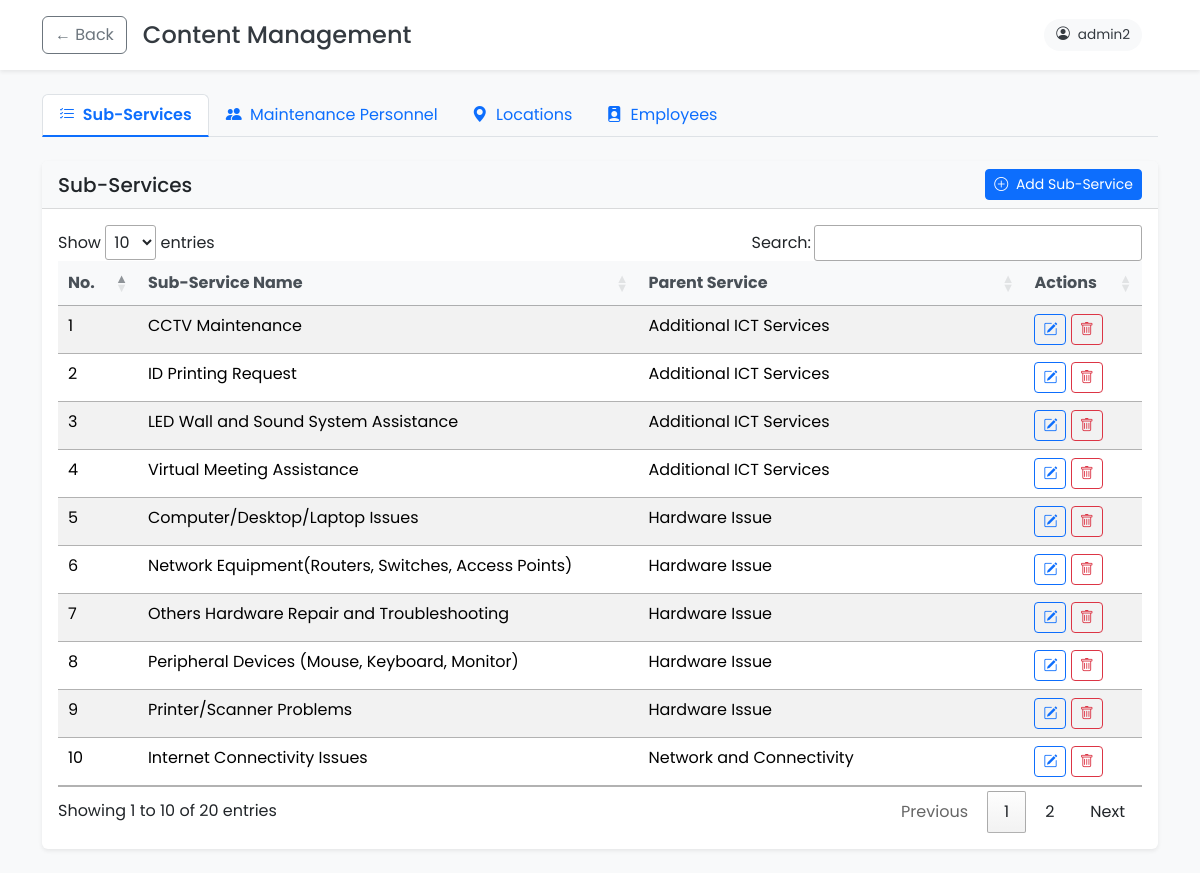
Screenshot of /admin/content-management.php (signed in) with the database file from the repository.
### tables this page shows
CREATE TABLE `sub_service` (
  `id` int(11) NOT NULL,
  `name` varchar(255) NOT NULL,
  `service_id` int(11) NOT NULL,
  `created_at` timestamp NOT NULL DEFAULT current_timestamp(),
  `is_deleted` enum('0','1') NOT NULL DEFAULT '0'
);

CREATE TABLE `service` (
  `id` int(11) NOT NULL,
  `name` varchar(255) NOT NULL,
  `created_at` timestamp NOT NULL DEFAULT current_timestamp(),
  `is_deleted` enum('0','1') NOT NULL DEFAULT '0'
);

### admin/content-management.php (the view, shortened to what this page needs)
<?php
require_once "../database/config.php";
$validTabs = ['services', 'personnel', 'locations', 'employees'];
$activeTab = in_array($_GET['tab'] ?? '', $validTabs) ? $_GET['tab'] : 'services';
$currentUser = $_SESSION['user_id'];
switch ($activeTab) {
    case 'services':
        try {
            $services = $pdo->query(
                "SELECT s.id, s.name, s.service_id, p.name as parent_service_name
                 FROM sub_service s
                 LEFT JOIN service p ON s.service_id = p.id
                 WHERE s.is_deleted = '0'
                 ORDER BY p.name, s.name"
            )->fetchAll(PDO::FETCH_ASSOC);
        } catch (PDOException $e) {
            $errorMessage = "Database error";
            $parentServices = $services = [];
        }
        break;
}
?>
<!DOCTYPE html>
<html lang="en">
<head>
    <link href="../node_modules/bootstrap/dist/css/bootstrap.min.css" rel="stylesheet">
    <link rel="stylesheet" href="../node_modules/sweetalert2/dist/sweetalert2.min.css">
    <link rel="stylesheet" href="../css/global.css">
    <link rel="stylesheet" href="../css/content-management.css">
    <link rel="stylesheet" href="https://cdn.jsdelivr.net/npm/bootstrap-icons@1.8.0/font/bootstrap-icons.css">
    <link href="https://cdn.datatables.net/1.12.1/css/jquery.dataTables.min.css" rel="stylesheet">
</head>
<body class="h-100">
    <header class="page-header"
        style="background-color:#fff; box-shadow:0 0.125rem 0.25rem rgba(0,0,0,0.075); margin-bottom:1.5rem; padding:1rem 0">
        <div class="container">
            <div class="row align-items-center">
                <div class="col-md-6">
                    <div class="d-flex align-items-center">
                        <a class="btn btn-outline-secondary me-3" href="index.php">&larr; Back</a>
                        <h4 class="m-0">Content Management</h4>
                    </div>
                </div>
                <div class="col-md-6 text-end">
                    <div class="user-info me-3">
                        <i class="bi bi-person-circle me-2"></i>
                        <span><?= htmlspecialchars($currentUser) ?></span>
                    </div>
                </div>
            </div>
        </div>
    </header>
    <div class="container">
        <ul class="nav nav-tabs mb-4">
            <?php
            $tabs = [
                'services' => ['icon' => 'bi-list-check', 'label' => 'Sub-Services'],
                'personnel' => ['icon' => 'bi-people-fill', 'label' => 'Maintenance Personnel'],
                'locations' => ['icon' => 'bi-geo-alt-fill', 'label' => 'Locations'],
                'employees' => ['icon' => 'bi-person-badge-fill', 'label' => 'Employees']
            ];
            foreach ($tabs as $tab => $info): ?>
                <li class="nav-item">
                    <a class="nav-link <?= $activeTab === $tab ? 'active' : '' ?>" href="?tab=<?= $tab ?>">
                        <i class="bi <?= $info['icon'] ?> me-1"></i> <?= $info['label'] ?>
                    </a>
                </li>
            <?php endforeach; ?>
        </ul>
        <?php if ($activeTab === 'personnel'): ?>
            <div class="card mb-4 h-100">
                <div class="card-header d-flex justify-content-between align-items-center">
                    <h5 class="mb-0">Maintenance Personnel</h5>
                    <button type="button" class="btn btn-sm btn-primary" data-bs-toggle="modal"
                        data-bs-target="#addPersonnelModal">
                        <i class="bi bi-plus-circle me-1"></i> Add Personnel
                    </button>
                </div>
                <div class="card-body">
                    <div class="table-responsive">
                        <table class="table table-striped table-hover datatable">
                            <thead>
                                <tr>
                                    <th>No.</th>
                                    <th>First Name</th>
                                    <th>Middle Name</th>
                                    <th>Last Name</th>
                                    <th>Actions</th>
                                </tr>
                            </thead>
                            <tbody>
                                <?php foreach ($personnel ?? [] as $index => $person): ?>
                                    <tr>
                                        <td><?= $index + 1 ?></td>
                                        <td><?= htmlspecialchars($person['first_name']) ?></td>
                                        <td><?= htmlspecialchars($person['middle_name'] ?? '') ?></td>
                                        <td><?= htmlspecialchars($person['last_name']) ?></td>
                                        <td class="action-buttons">
                                            <button type="button" class="btn btn-sm btn-outline-primary" onclick='editPersonnel(
                                                    <?= (int) $person["id"] ?>,
                                                    <?= json_encode($person["first_name"]) ?>,
                                                    <?= json_encode($person["middle_name"] ?? "") ?>,
                                                    <?= json_encode($person["last_name"]) ?>
                                                )'>
                                                <i class="bi bi-pencil-square"></i>
                                            </button>
                                            <button type="button" class="btn btn-sm btn-outline-danger" onclick='confirmDeletePersonnel(
                                                    <?= (int) $person["id"] ?>,
                                                    <?= json_encode($person["first_name"] . " " . $person["last_name"]) ?>
                                                )'>
                                                <i class="bi bi-trash"></i>
                                            </button>
                                        </td>
                                    </tr>
                                <?php endforeach; ?>
                                <?php if (empty($personnel ?? [])): ?>
                                    <tr>
                                        <td colspan="5" class="text-center">No personnel records found</td>
                                    </tr>
                                <?php endif; ?>
                            </tbody>
                        </table>
                    </div>
                </div>
            </div>
        <?php elseif ($activeTab === 'services'): ?>
            <div class="card mb-4 h-100">
                <div class="card-header d-flex justify-content-between align-items-center">
                    <h5 class="mb-0">Sub-Services</h5>
                    <button type="button" class="btn btn-sm btn-primary" data-bs-toggle="modal"
                        data-bs-target="#addServiceModal">
                        <i class="bi bi-plus-circle me-1"></i> Add Sub-Service
                    </button>
                </div>
                <div class="card-body">
                    <div class="table-responsive">
                        <table class="table table-striped table-hover datatable">
                            <thead>
                                <tr>
                                    <th>No.</th>
                                    <th>Sub-Service Name</th>
                                    <th>Parent Service</th>
                                    <th>Actions</th>
                                </tr>
                            </thead>
                            <tbody>
                                <?php foreach ($services ?? [] as $index => $service): ?>
                                    <tr>
                                        <td><?= $index + 1 ?></td>
                                        <td><?= htmlspecialchars($service['name']) ?></td>
                                        <td><?= htmlspecialchars($service['parent_service_name'] ?? 'None') ?></td>
                                        <td class="action-buttons">
                                            <button type="button" class="btn btn-sm btn-outline-primary" onclick='editService(
                                                    <?= (int) $service["id"] ?>,
                                                    <?= json_encode($service["name"]) ?>,
                                                    <?= $service["service_id"] ? (int) $service["service_id"] : "null" ?>
                                                )'>
                                                <i class="bi bi-pencil-square"></i>
                                            </button>
                                            <button type="button" class="btn btn-sm btn-outline-danger" onclick='confirmDeleteService(
                                                    <?= (int) $service["id"] ?>,
                                                    <?= json_encode($service["name"]) ?>
                                                )'>
                                                <i class="bi bi-trash"></i>
                                            </button>
                                        </td>
                                    </tr>
                                <?php endforeach; ?>
                            </tbody>
                        </table>
                    </div>
                </div>
            </div>
        <?php endif; ?>
    </div>
</body>
</html>

### css/global.css (style rules this page uses)
* { font-family: "Poppins", serif; font-weight: 400; font-style: normal; }
.active { background-color: rgba(2, 103, 35, 0.9); color: white; }

### css/content-management.css (style rules this page uses)
body { background-color: #f8f9fa; color: #343a40; }
.page-header { background-color: #fff; box-shadow: 0 2px 10px rgba(0, 0, 0, 0.1); padding: 15px 0; margin-bottom: 25px; }
.user-info { display: inline-flex; align-items: center; padding: 6px 12px; background-color: #f8f9fa; border-radius: 50px; font-size: 0.85rem; }

### admin/content-management.php (style rules this page uses)
.action-buttons .btn { padding: 0.25rem 0.5rem; font-size: 0.875rem; }
.table thead th { background-color: #f8f9fa; color: #495057; font-weight: 600; }
.card { border: none; box-shadow: 0 0.125rem 0.25rem rgba(0, 0, 0, 0.075); }
.card-header { background-color: #f8f9fa; border-bottom: 1px solid rgba(0, 0, 0, 0.125); }
.nav-tabs .nav-link.active { color: #0d6efd; font-weight: 600; border-bottom: 2px solid #0d6efd; }

### rows the page displays
sub_service: name "CCTV Maintenance", service.name "Additional ICT Services"
sub_service: name "ID Printing Request", service.name "Additional ICT Services"
sub_service: name "LED Wall and Sound System Assistance", service.name "Additional ICT Services"
sub_service: name "Virtual Meeting Assistance", service.name "Additional ICT Services"
sub_service: name "Computer/Desktop/Laptop Issues", service.name "Hardware Issue"
sub_service: name "Network Equipment(Routers, Switches, Access Points)", service.name "Hardware Issue"
sub_service: name "Others Hardware Repair and Troubleshooting", service.name "Hardware Issue"
sub_service: name "Peripheral Devices (Mouse, Keyboard, Monitor)", service.name "Hardware Issue"
sub_service: name "Printer/Scanner Problems", service.name "Hardware Issue"
sub_service: name "Internet Connectivity Issues", service.name "Network and Connectivity"

### other values shown
$currentUser "admin2"
$info['label'] "Sub-Services"
$info['label'] "Maintenance Personnel"
$info['label'] "Locations"
$info['label'] "Employees"
